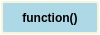
<?xml version="1.0" encoding="UTF-8"?>
<ui version="4.0">
 <class>glowbot_object_function_arduino</class>
 <widget class="QWidget" name="glowbot_object_function_arduino">
  <property name="geometry">
   <rect>
    <x>0</x>
    <y>0</y>
    <width>100</width>
    <height>35</height>
   </rect>
  </property>
  <property name="windowTitle">
   <string>Form</string>
  </property>
  <property name="styleSheet">
   <string notr="true">background-color: transparent;</string>
  </property>
  <layout class="QHBoxLayout" name="horizontalLayout">
   <property name="spacing">
    <number>5</number>
   </property>
   <property name="leftMargin">
    <number>1</number>
   </property>
   <property name="topMargin">
    <number>1</number>
   </property>
   <property name="rightMargin">
    <number>1</number>
   </property>
   <property name="bottomMargin">
    <number>1</number>
   </property>
   <item>
    <widget class="QLabel" name="label">
     <property name="font">
      <font>
       <weight>75</weight>
       <bold>true</bold>
      </font>
     </property>
     <property name="styleSheet">
      <string notr="true">QLabel {background-color: lightblue; border: 2px solid  rgb(245, 245, 220); border-radius: 3px;}</string>
     </property>
     <property name="text">
      <string>function()</string>
     </property>
     <property name="alignment">
      <set>Qt::AlignCenter</set>
     </property>
    </widget>
   </item>
  </layout>
 </widget>
 <resources/>
 <connections/>
</ui>
